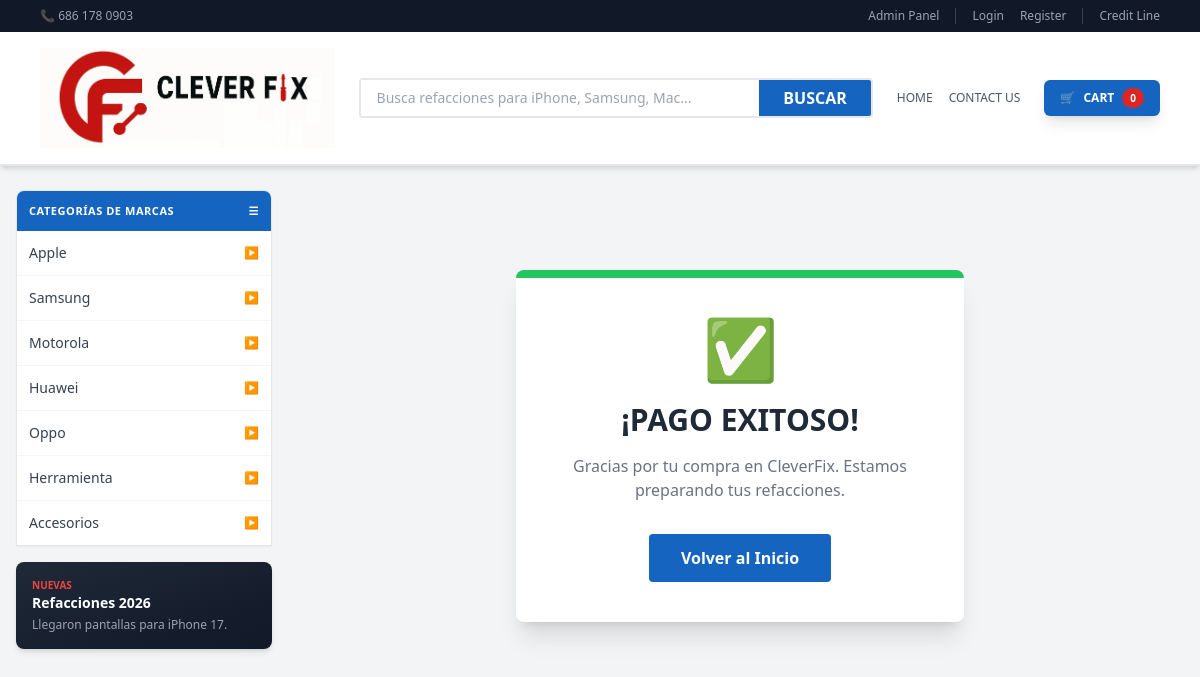
/success/, run on the app's committed database.
### store/models.py (models this page shows, shortened)
class SiteSettings(models.Model):
    logo = models.ImageField(upload_to='logo/', verbose_name="Logo CleverFix")
    phone = models.CharField(max_length=20, default='686 178 0903', verbose_name="Teléfono")
    site_name = models.CharField(max_length=50, default='CleverFix')
    class Meta:
        verbose_name = "0. Configuración"
        verbose_name_plural = "0. Configuración"

class Category(models.Model):
    name = models.CharField(max_length=100, verbose_name="Marca Principal")
    slug = models.SlugField(unique=True)
    class Meta:
        verbose_name = "Categoría (Marca)"
        verbose_name_plural = "1. Categorías (Marcas)"

### store/views.py (the view)
# urls.py: path('success/', views.payment_success, name='payment_success'),
def payment_success(request):
    if 'cart' in request.session:
        del request.session['cart']
    return render(request, 'store/success.html', {'page_title': '¡Pago Exitoso!'})

### store/context_processors.py (called while the page is built)
def global_context(request):
    try:
        settings = SiteSettings.objects.first()
    except:
        settings = None
    nav_categories = Category.objects.all().prefetch_related('types__models')
    cart = request.session.get('cart', {})
    total_items = sum(cart.values()) if cart else 0
    return {
        'site_settings': settings,
        'nav_brands': nav_categories,
        'cart_count': total_items,           # Usado en el header principal
        'global_cart_count': total_items,    # Alias para compatibilidad con otros fragmentos
    }

def cart_contents(request):
    cart = request.session.get('cart', {})
    total_items = sum(cart.values()) if cart else 0
    return {
        'global_cart_count': total_items
    }

### templates/store/success.html
{% extends 'base.html' %}
{% block content %}
<div class="max-w-md mx-auto mt-20 text-center p-10 bg-white rounded-lg shadow-xl border-t-8 border-green-500">
    <span class="text-6xl">✅</span>
    <h1 class="text-3xl font-black text-gray-800 mt-6 uppercase">¡Pago Exitoso!</h1>
    <p class="text-gray-500 mt-4">Gracias por tu compra en CleverFix. Estamos preparando tus refacciones.</p>
    <a href="{% url 'home' %}" class="mt-8 inline-block bg-brand text-white px-8 py-3 rounded font-bold">Volver al Inicio</a>
</div>
{% endblock %}

### templates/base.html (shortened to what this page needs)
<!DOCTYPE html>
<html lang="es">
<head>
    <script src="https://cdn.tailwindcss.com"></script>
</head>
<body class="bg-gray-100 font-sans">
    <div class="bg-gray-900 text-gray-400 text-xs py-2 px-10 flex justify-between items-center">
        <span>📞 {{ site_settings.phone|default:"686 178 0903" }}</span>
        <div class="space-x-4 flex items-center">
            <a href="/admin" class="hover:text-white border-r border-gray-700 pr-4">Admin Panel</a>
            {% if user.is_authenticated %}
                <div class="group relative inline-block">
                    <button class="flex items-center space-x-1 text-white hover:text-blue-300 font-bold outline-none transition-colors">
                        <span>⚙️ Mi Cuenta ({{ user.username }})</span>
                        <svg class="w-4 h-4 transition-transform group-hover:rotate-180" fill="none" stroke="currentColor" viewBox="0 0 24 24">
                            <path stroke-linecap="round" stroke-linejoin="round" stroke-width="2" d="M19 9l-7 7-7-7"></path>
                        </svg>
                    </button>
                    <div class="absolute right-0 w-56 pt-2 hidden group-hover:block z-[100]">
                        <div class="bg-white border border-gray-200 rounded-lg shadow-2xl overflow-hidden">
                            <a href="{% url 'account_dashboard' %}" class="block px-4 py-3 text-sm text-gray-700 hover:bg-gray-100 transition-colors">
                                📊 Account Dashboard
                            </a>
                            <a href="{% url 'address_book' %}" class="block px-4 py-3 text-sm text-gray-700 hover:bg-gray-100 transition-colors">
                                📍 Address Book
                            </a>
                            <a href="{% url 'my_orders' %}" class="block px-4 py-3 text-sm text-gray-700 hover:bg-gray-100 transition-colors">
                                📦 My Orders
                            </a>
                            <div class="border-t border-gray-100">
                                <form action="{% url 'logout' %}" method="post">
                                    {% csrf_token %}
                                    <button type="submit" class="w-full text-left px-4 py-3 text-sm text-red-600 hover:bg-red-50 font-bold transition-colors">
                                        🚪 Logout
                                    </button>
                                </form>
                            </div>
                        </div>
                    </div>
                </div>
            {% else %}
                <a href="{% url 'login' %}" class="hover:text-white">Login</a>
                <a href="{% url 'register' %}" class="hover:text-white">Register</a>
            {% endif %}
            <a href="#" class="hover:text-white border-l border-gray-700 pl-4">Credit Line</a>
        </div>
    </div>
    <header id="main-header" class="bg-white border-b-2 border-brand py-4 px-10 flex items-center gap-6 shadow-md sticky top-0 z-50">
        <a href="/" class="shrink-0" id="logo-container">
            {% if site_settings.logo %}
                <img src="{{ site_settings.logo.url }}" alt="CleverFix" id="main-logo"
                     class="object-contain"
                     style="max-height: 100px; width: auto;">
            {% else %}
                <span class="text-2xl font-black text-brand tracking-tighter">CLEVER<span class="text-red-600">FIX</span></span>
            {% endif %}
        </a>
        <form action="{% url 'home' %}" method="GET" class="flex-1 flex border-2 border-brand rounded overflow-hidden focus-within:ring-2 ring-blue-200 transition-all">
            <input type="text" name="q" placeholder="Busca refacciones para iPhone, Samsung, Mac..." class="w-full px-4 py-2 outline-none text-sm" value="{{ request.GET.q|default:'' }}">
            <button type="submit" class="bg-brand hover:bg-brand-dark text-white px-6 font-bold transition-colors">
                BUSCAR
            </button>
        </form>
        <nav class="flex gap-6 items-center font-medium text-xs">
            <div class="hidden md:flex gap-4 text-gray-600">
                <a href="{% url 'home' %}" class="hover:text-brand">HOME</a>
                <a href="#" class="hover:text-brand">CONTACT US</a>
            </div>
            <a href="{% url 'cart' %}" class="bg-brand hover:bg-brand-dark text-white px-4 py-2 rounded-md flex items-center shadow-lg transition-all active:scale-95">
                <span class="mr-2">🛒</span>
                <span class="font-bold">CART</span>
                <span class="ml-2 bg-red-600 text-white text-[10px] font-bold px-2 py-0.5 rounded-full">{{ cart_count|default:"0" }}</span>
            </a>
        </nav>
    </header>
    <div class="flex max-w-7xl mx-auto mt-6 gap-6 px-4 pb-20">
        <aside class="w-64 shrink-0 relative">
            <div class="bg-white rounded-t-lg shadow-sm border border-gray-200 overflow-hidden">
                <div class="bg-brand text-white p-3 font-bold uppercase text-[11px] tracking-wider flex items-center justify-between">
                    Categorías de Marcas
                    <span>☰</span>
                </div>
                <div class="flex flex-col">
                    {% for cat in nav_brands %}
                    <div class="group border-b last:border-0 border-gray-100">
                        <a href="{% url 'category_filter' cat.slug %}"
                           class="w-full text-left p-3 hover:bg-blue-50 flex justify-between items-center text-sm font-medium text-gray-700 hover:text-brand transition-colors">
                            {{ cat.name }}
                            <span class="text-gray-300 text-xs">▶</span>
                        </a>
                    </div>
                    {% empty %}
                    <p class="p-4 text-xs text-gray-400 text-center">No hay categorías cargadas.</p>
                    {% endfor %}
                </div>
            </div>
            <div class="mt-4 bg-gradient-to-br from-gray-800 to-gray-900 rounded-lg p-4 text-white shadow-md">
                <p class="text-[10px] text-red-500 font-bold uppercase">Nuevas</p>
                <h4 class="font-bold text-sm">Refacciones 2026</h4>
                <p class="text-xs text-gray-400 mt-1">Llegaron pantallas para iPhone 17.</p>
            </div>
        </aside>
        <main class="flex-1">
            {% block content %}{% endblock %}
        </main>
    </div>
</body>
</html>

### templates/base.html (style rules this page uses)
.bg-brand { background-color: #1565c0; }
#main-header, #main-logo { transition: all 0.3s ease-in-out; }

### data on the page
SiteSettings: phone "686 178 0903", logo (picture)
Category: name "Apple"
Category: name "Samsung"
Category: name "Motorola"
Category: name "Huawei"
Category: name "Oppo"
Category: name "Herramienta"
Category: name "Accesorios"

### other printed values
{{ cart_count|default:"0" }} "0"
